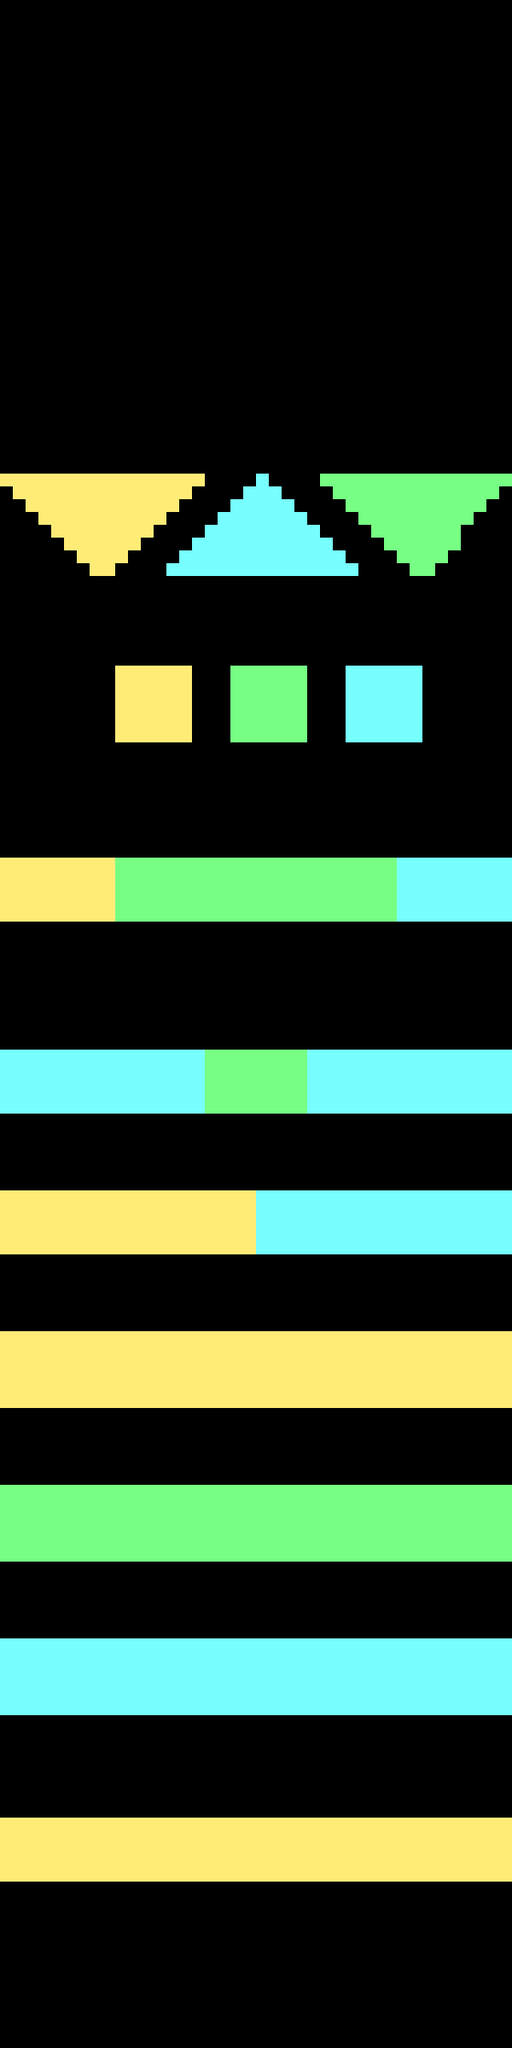

The image is a tile-based game level rendered from a .tmx file. Its description and source (layers, tilesets, objects; grid data summarised) follow:
An orthogonal 40x160 tile map with 16x16 px tiles, 1 tile layer (green).

<map version="1.0" orientation="orthogonal" renderorder="right-down" width="40" height="160" tilewidth="16" tileheight="16" nextobjectid="1">
 <tileset firstgid="1" name="tileset" tilewidth="16" tileheight="16" tilecount="100" columns="10">
  <image source="tileset.png" width="160" height="160" />
 </tileset>
 <layer name="green" width="40" height="160">
  <data>[6400 cells, 1831 non-empty, 3 distinct tile ids]</data>
 </layer>
 <objectgroup name="enemy" />
</map>